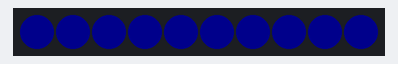
The sketch below on a simulated Arduino Uno, built with avr-gcc and run on an emulated ATmega328P. On the bench: 10 RGB LEDs in strip order, left to right. Dim RGB values are drawn brighter than linear.

Above: at 0.1 s.
At 0.6 s:
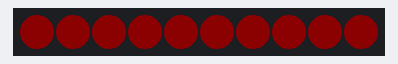

Measured:
- what the display in image 1 shows lasts 0.5 s, from 0.5 s to 1.0 s

The sketch:

TestLed.ino
```cpp
#include <Adafruit_NeoPixel.h>
#define PIN            2
#define NUMPIXELS      10 //number of lights
#define BRIGHTNESS 12
Adafruit_NeoPixel pixels = Adafruit_NeoPixel(NUMPIXELS, PIN, NEO_GRB + NEO_KHZ800);
//int delayval = 500; // delay for half a second

int LED;

void setup() {
  Serial.begin(9600);
  pixels.setBrightness(BRIGHTNESS);
  pixels.begin();
  pixels.show();

}

void loop() {

  pixels.setPixelColor(0, pixels.Color(0, 0, 255));
  pixels.setPixelColor(1, pixels.Color(0, 0, 255));
  pixels.setPixelColor(2, pixels.Color(0, 0, 255));
  pixels.setPixelColor(3, pixels.Color(0, 0, 255));
  pixels.setPixelColor(4, pixels.Color(0, 0, 255));
  pixels.setPixelColor(5, pixels.Color(0, 0, 255));
  pixels.setPixelColor(6, pixels.Color(0, 0, 255));
  pixels.setPixelColor(7, pixels.Color(0, 0, 255));
  pixels.setPixelColor(8, pixels.Color(0, 0, 255));
  pixels.setPixelColor(9, pixels.Color(0, 0, 255));
  pixels.setPixelColor(10, pixels.Color(0, 0, 255));
  pixels.setPixelColor(11, pixels.Color(0, 0, 255));

  pixels.show();
  delay(500);
  pixels.setPixelColor(0, pixels.Color(255, 0, 0));
  pixels.setPixelColor(1, pixels.Color(255, 0, 0));
  pixels.setPixelColor(2, pixels.Color(255, 0, 0));
  pixels.setPixelColor(3, pixels.Color(255, 0, 0));
  pixels.setPixelColor(3, pixels.Color(255, 0, 0));
  pixels.setPixelColor(4, pixels.Color(255, 0, 0));
  pixels.setPixelColor(5, pixels.Color(255, 0, 0));
  pixels.setPixelColor(6, pixels.Color(255, 0, 0));
  pixels.setPixelColor(7, pixels.Color(255, 0, 0));
  pixels.setPixelColor(8, pixels.Color(255, 0, 0));
  pixels.setPixelColor(9, pixels.Color(255, 0, 0));
  pixels.setPixelColor(10, pixels.Color(255, 0, 0));
  pixels.setPixelColor(11, pixels.Color(255, 0, 0));

  pixels.show();
  delay(500);

}
```
